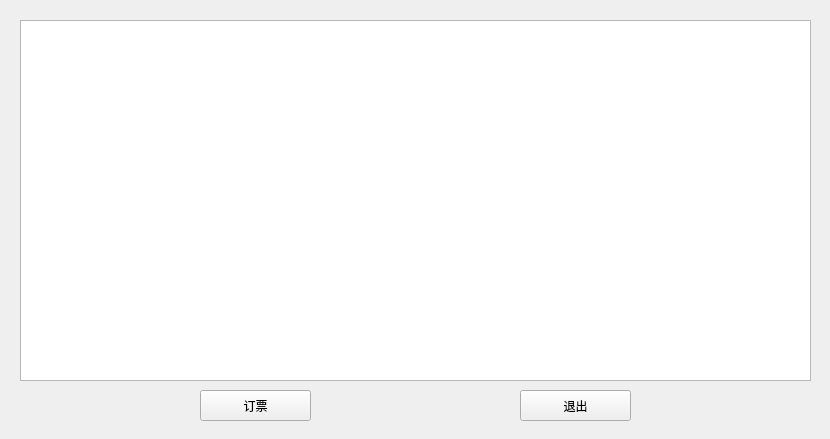
<?xml version="1.0" encoding="UTF-8"?>
<ui version="4.0">
 <class>userbuyflight</class>
 <widget class="QWidget" name="userbuyflight">
  <property name="geometry">
   <rect>
    <x>0</x>
    <y>0</y>
    <width>830</width>
    <height>439</height>
   </rect>
  </property>
  <property name="windowTitle">
   <string>航班信息</string>
  </property>
  <widget class="QTableView" name="tableView">
   <property name="geometry">
    <rect>
     <x>20</x>
     <y>20</y>
     <width>791</width>
     <height>361</height>
    </rect>
   </property>
  </widget>
  <widget class="QPushButton" name="cancel">
   <property name="geometry">
    <rect>
     <x>520</x>
     <y>390</y>
     <width>111</width>
     <height>31</height>
    </rect>
   </property>
   <property name="text">
    <string>退出</string>
   </property>
  </widget>
  <widget class="QPushButton" name="book">
   <property name="geometry">
    <rect>
     <x>200</x>
     <y>390</y>
     <width>111</width>
     <height>31</height>
    </rect>
   </property>
   <property name="text">
    <string>订票</string>
   </property>
  </widget>
 </widget>
 <resources/>
 <connections/>
</ui>
